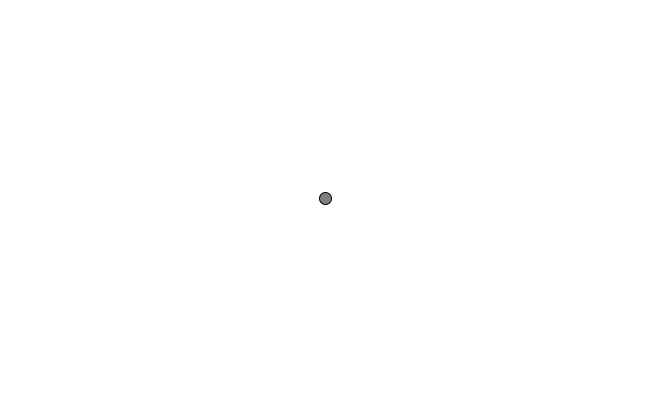
Frame 1 (no input)
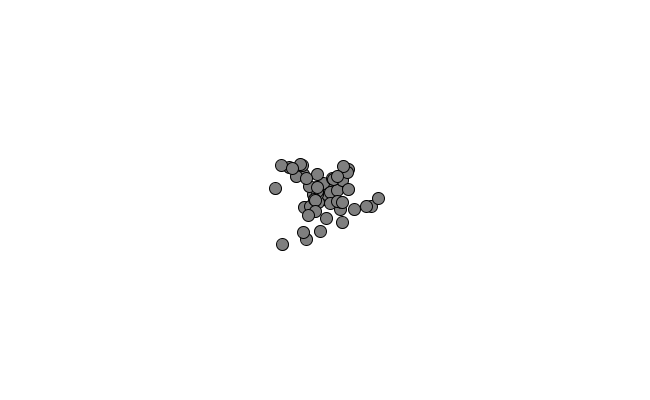
Frame 60 (the mouse pressed at the canvas centre just before this capture)
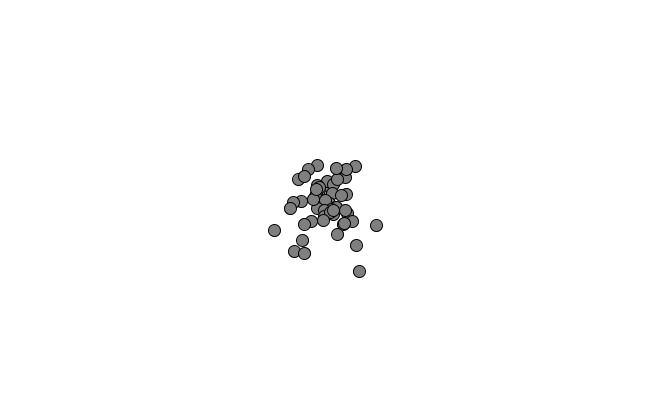
Frame 120 (the mouse held since frame 60 and released just before this capture)

The Processing sketch that drew these frames (run headless with seeded random() and noise(); from frame 60 on, the mouse is pressed at the canvas centre):

// Processing sketch: PS_03_System_class
// ── PS_03_System_class.pde
PS ps ;

void setup(){
  size(650,400);
  ps = new PS(new PVector(width/2, height/2));
}
void draw(){
  background(255);
  ps.addParticle();
  ps.run();
}

void mousePressed(){
  ps = new PS(new PVector(mouseX, mouseY));
}

// ── Particle.pde
class particle{
  PVector pos, vel,acc ;
  float ls ; 
  
  particle(PVector l_){
    pos = l_.get();
    acc = new PVector(0, 0.05);
    vel = new PVector(random(-1,1),random(-2,0));
    ls = 255 ;
  }
  
  void run(){
    update();
    show();
  }
  
  void update(){
    vel.add(acc);
    pos.add(vel);
    ls -= 2 ;
  }
  
  void show(){
    fill(127);
    ellipse(pos.x, pos.y,12,12);
  }
  
  boolean isDead(){
    if(ls< 0){
      return true ;
    }
    else{
      return false ;
    }
  }
}

// ── Particle_System.pde
class PS{
  ArrayList<particle> ps ;
  PVector o ;
  
  PS(PVector pos_){
    o = pos_.get();
    ps = new ArrayList<particle>();
  }
  
  void addParticle(){
    ps.add(new particle(o));
  }
  
  void run(){
    for (int i = ps.size()-1; i>= 0 ; i --){
      particle p = ps.get(i);
      p.run();
      if (p.isDead()){
        ps.remove(i);
      }
    }
  }
}
